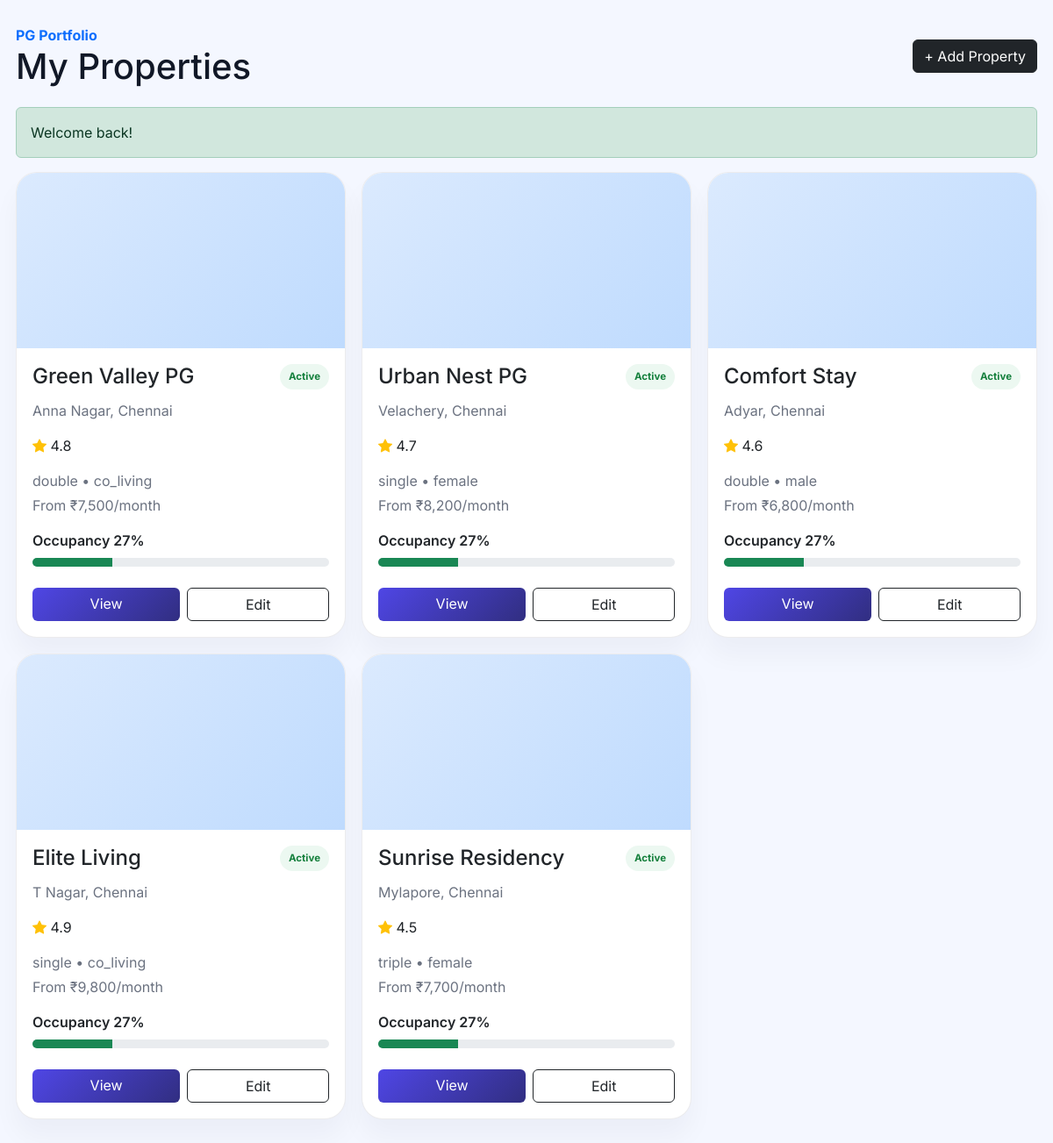
Screenshot of /owner/properties (signed in) with the database file from the repository.
### tables this page shows
CREATE TABLE pgs (
            id INTEGER PRIMARY KEY AUTOINCREMENT,
            owner_id INTEGER,
            name TEXT NOT NULL,
            city TEXT,
            area TEXT,
            address TEXT,
            price_from REAL DEFAULT 0,
            gender TEXT,
            room_type TEXT,
            is_approved INTEGER DEFAULT 0,
            is_active INTEGER DEFAULT 1,
            rating REAL DEFAULT 4.5,
            created_at TEXT DEFAULT CURRENT_TIMESTAMP
        );

### app/helpers.php (called while the page is built, shortened)
<?php
function e(string $value): string
{
    return htmlspecialchars($value ?? '', ENT_QUOTES, 'UTF-8');
}
function get_flash(): ?array
{
    $flash = $_SESSION['flash'];
    return $flash;
}
function current_user(): ?array
{
    return $_SESSION['user'] ?? null;
}

### app/core/Database.php (called while the page is built, shortened)
<?php
class Database
{
    private static ?Database $instance = null;
    private function __construct()
    {
        $dsn = DB_DSN;
        $username = DB_USERNAME;
        $password = DB_PASSWORD;
        $options = [
            PDO::ATTR_ERRMODE => PDO::ERRMODE_EXCEPTION,
            PDO::ATTR_DEFAULT_FETCH_MODE => PDO::FETCH_ASSOC,
            PDO::ATTR_EMULATE_PREPARES => false,
        ];
        $this->pdo = new PDO($dsn, $username, $password, $options);
    }
    public static function getInstance(): Database
    {
        if (self::$instance === null) {
            self::$instance = new self();
        }
        return self::$instance;
    }
    public static function pdo(): PDO
    {
        return self::getInstance()->pdo;
    }
}

### app/models/PG.php (called while the page is built, shortened)
<?php
class PG
{
    public static function byOwner(int $ownerId): array
    {
        $stmt = Database::pdo()->prepare('SELECT * FROM pgs WHERE owner_id = :owner_id ORDER BY created_at DESC');
        $stmt->execute(['owner_id' => $ownerId]);
        return $stmt->fetchAll();
    }
}

### app/models/Dashboard.php (called while the page is built, shortened)
<?php
class Dashboard
{
    public static function ownerStats(int $ownerId): array
    {
        $pdo = Database::pdo();
        $pgs = PG::byOwner($ownerId);
        $pgIds = array_map(fn($pg) => $pg['id'], $pgs);
        $totalRooms = 0;
        $totalBeds = 0;
        $availableBeds = 0;
        $occupiedBeds = 0;
        if ($pgIds) {
            $placeholders = implode(',', array_fill(0, count($pgIds), '?'));
            $roomStmt = $pdo->prepare('SELECT COUNT(*) as total, SUM(beds_total) as beds FROM rooms WHERE pg_id IN (' . $placeholders . ')');
            $roomStmt->execute($pgIds);
            $roomRow = $roomStmt->fetch();
            $totalRooms = (int) ($roomRow['total'] ?? 0);
            $totalBeds = (int) ($roomRow['beds'] ?? 0);
            $bedStmt = $pdo->prepare('SELECT status, COUNT(*) as total FROM beds WHERE room_id IN (SELECT id FROM rooms WHERE pg_id IN (' . $placeholders . ')) GROUP BY status');
            $bedStmt->execute($pgIds);
            foreach ($bedStmt->fetchAll() as $row) {
                if ($row['status'] === 'available') {
                    $availableBeds = (int) $row['total'];
                }
                if ($row['status'] === 'occupied') {
                    $occupiedBeds = (int) $row['total'];
                }
            }
        }
        return [
            'pgs' => count($pgs),
            'total_rooms' => $totalRooms,
            'total_beds' => $totalBeds,
            'available_beds' => $availableBeds,
            'occupied_beds' => $occupiedBeds,
            'active_students' => $occupiedBeds,
        ];
    }
}

### app/bootstrap.php (called while the page is built, shortened)
<?php
require BASE_PATH . '/app/helpers.php';
spl_autoload_register(function ($class) {
    $paths = [
        BASE_PATH . '/app/core/',
        BASE_PATH . '/app/models/',
        BASE_PATH . '/app/controllers/'
    ];
    foreach ($paths as $path) {
        $file = $path . $class . '.php';
        if (file_exists($file)) {
            return;
        }
    }
});

### app/views/owner-properties.php (the view, shortened to what this page needs)
<?php
$pgs = PG::byOwner((int) current_user()['id']);
$stats = Dashboard::ownerStats((int) current_user()['id']);
$flash = get_flash();
$editing = null;
?><!DOCTYPE html>
<html lang="en">
<head>
    <link href="https://cdn.jsdelivr.net/npm/bootstrap@5.3.3/dist/css/bootstrap.min.css" rel="stylesheet">
    <link href="https://cdn.jsdelivr.net/npm/bootstrap-icons@1.11.3/font/bootstrap-icons.min.css" rel="stylesheet">
</head>
<body>
    <div class="page">
        <div class="hero">
            <div>
                <div class="text-primary fw-bold">PG Portfolio</div>
                <h1 class="mb-0">My Properties</h1>
            </div>
            <button class="btn btn-dark" data-bs-toggle="collapse" data-bs-target="#propertyForm"><?= $editing ? 'Close editor' : '+ Add Property' ?></button>
        </div>
        <?php if ($flash): ?><div class="alert alert-<?= e($flash['type']) ?>"><?= e($flash['message']) ?></div><?php endif; ?>
        <div class="cards">
            <?php foreach ($pgs as $pg):
                $occupancy = $stats['total_beds'] > 0 ? min(100, max(0, round((($stats['occupied_beds'] / $stats['total_beds']) * 100), 0))) : 0;
            ?>
                <article class="card">
                    <div class="image"></div>
                    <div class="body">
                        <div class="d-flex justify-content-between align-items-start"><h4 class="mb-1"><?= e($pg['name']) ?></h4><span class="status"><?= (int) ($pg['is_active'] ?? 1) ? 'Active' : 'Draft' ?></span></div>
                        <div class="meta mt-2"><?= e(trim(($pg['area'] ?? '') . ', ' . ($pg['city'] ?? ''))) ?></div>
                        <div class="mt-3"><i class="bi bi-star-fill text-warning"></i> <?= number_format((float) ($pg['rating'] ?? 0), 1) ?></div>
                        <div class="mt-3 meta"><?= e($pg['room_type'] ?? 'Mixed') ?> • <?= e($pg['gender'] ?? 'All') ?></div>
                        <div class="mt-1 meta">From ₹<?= number_format((float) ($pg['price_from'] ?? 0), 0) ?>/month</div>
                        <div class="mt-3">
                            <div class="fw-semibold">Occupancy <?= $occupancy ?>%</div>
                            <div class="progress mt-2"><div class="progress-bar bg-success" style="width:<?= $occupancy ?>%"></div></div>
                        </div>
                        <div class="d-flex gap-2 mt-4">
                            <a class="btn btn-primary-custom text-white flex-grow-1" href="/pg-details?id=<?= (int) $pg['id'] ?>">View</a>
                            <a class="btn btn-outline-dark flex-grow-1" href="/owner/properties?edit=<?= (int) $pg['id'] ?>">Edit</a>
                        </div>
                    </div>
                </article>
            <?php endforeach; ?>
        </div>
    </div>
</body>
</html>

### app/views/owner-properties.php (style rules this page uses)
body { background:#f4f7ff;font-family:'Inter',sans-serif;color:#111827 }
.page { max-width:1200px;margin:0 auto;padding:28px 18px 60px }
.hero { display:flex;justify-content:space-between;align-items:center;margin-bottom:22px }
.cards { display:grid;grid-template-columns:repeat(3,minmax(0,1fr));gap:18px }
.card { background:white;border:1px solid rgba(15,23,42,.08);border-radius:24px;overflow:hidden;box-shadow:0 20px 30px rgba(15,23,42,.04) }
.image { height:200px;background:linear-gradient(135deg,#dbeafe,#bfdbfe) }
.body { padding:18px }
.status { display:inline-flex;padding:6px 10px;border-radius:999px;font-size:.72rem;font-weight:700;background:rgba(22,163,74,.08);color:#15803d }
.meta { color:#6b7280 }
.progress { height:10px }
.btn-primary-custom { background:linear-gradient(135deg,#4f46e5,#312e81);border:none }

### rows the page displays
pgs: name "Green Valley PG", is_active "Active", area+city "Anna Nagar, Chennai", rating "4.8", room_type "double", gender "co_living", price_from "7,500", occupancy "27"
pgs: name "Urban Nest PG", is_active "Active", area+city "Velachery, Chennai", rating "4.7", room_type "single", gender "female", price_from "8,200", occupancy "27"
pgs: name "Comfort Stay", is_active "Active", area+city "Adyar, Chennai", rating "4.6", room_type "double", gender "male", price_from "6,800", occupancy "27"
pgs: name "Elite Living", is_active "Active", area+city "T Nagar, Chennai", rating "4.9", room_type "single", gender "co_living", price_from "9,800", occupancy "27"
pgs: name "Sunrise Residency", is_active "Active", area+city "Mylapore, Chennai", rating "4.5", room_type "triple", gender "female", price_from "7,700", occupancy "27"

### other values shown
$flash['message'] "Welcome back!"
